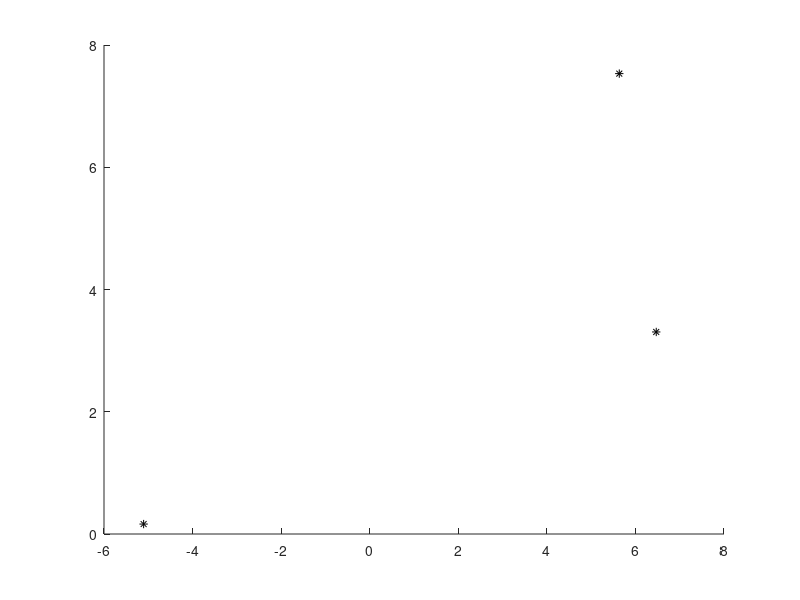

Recreate this plot in MATLAB. (Note: this script raises an error after producing the figure.)
% Logan Prust - Math 407 - HW 2 - Problem 2.1.1

A=[7+3j,-1,2;3,-5,3;1j,2,5+8j];
vals=eig(A); % get eigenvalues
xvals=real(vals); % put real values on the x-axis
yvals=imag(vals); % put imaginary values on the y-axis

rowRadii = sum(abs(A),2) - abs(diag(A)); % sum across rows, neglecting the diagonal elements

figure;
hold on;
plot(xvals,yvals,'k*'); % plot eigenvalues
plot_circle(gca,real(A(1,1)),imag(A(1,1)),rowRadii(1));
plot_circle(gca,real(A(2,2)),imag(A(2,2)),rowRadii(2)); % plot disks
plot_circle(gca,real(A(3,3)),imag(A(3,3)),rowRadii(3));
hold off;
axis equal; % set aspect ratio
draw_axes(gca); % draw axes on plot
title('Row Disks for Problem 2.1.1');
xlabel('Real');
ylabel('Imaginary');

At=transpose(A); % flip matrix
colRadii = sum(abs(At),2) - abs(diag(At)); % sum across rows (which were the columns of the original matrix)

figure;
hold on;
plot(xvals,yvals,'k*'); % plot eignvalues
for ctr=1:3
plot_circle(gca,real(At(ctr,ctr)),imag(At(ctr,ctr)),colRadii(ctr)); % plot disks
end
hold off;
axis equal; % set aspect ratio
draw_axes(gca); % draw axes on plot
title('Column Disks for Problem 2.1.1');
xlabel('Real');
ylabel('Imaginary');